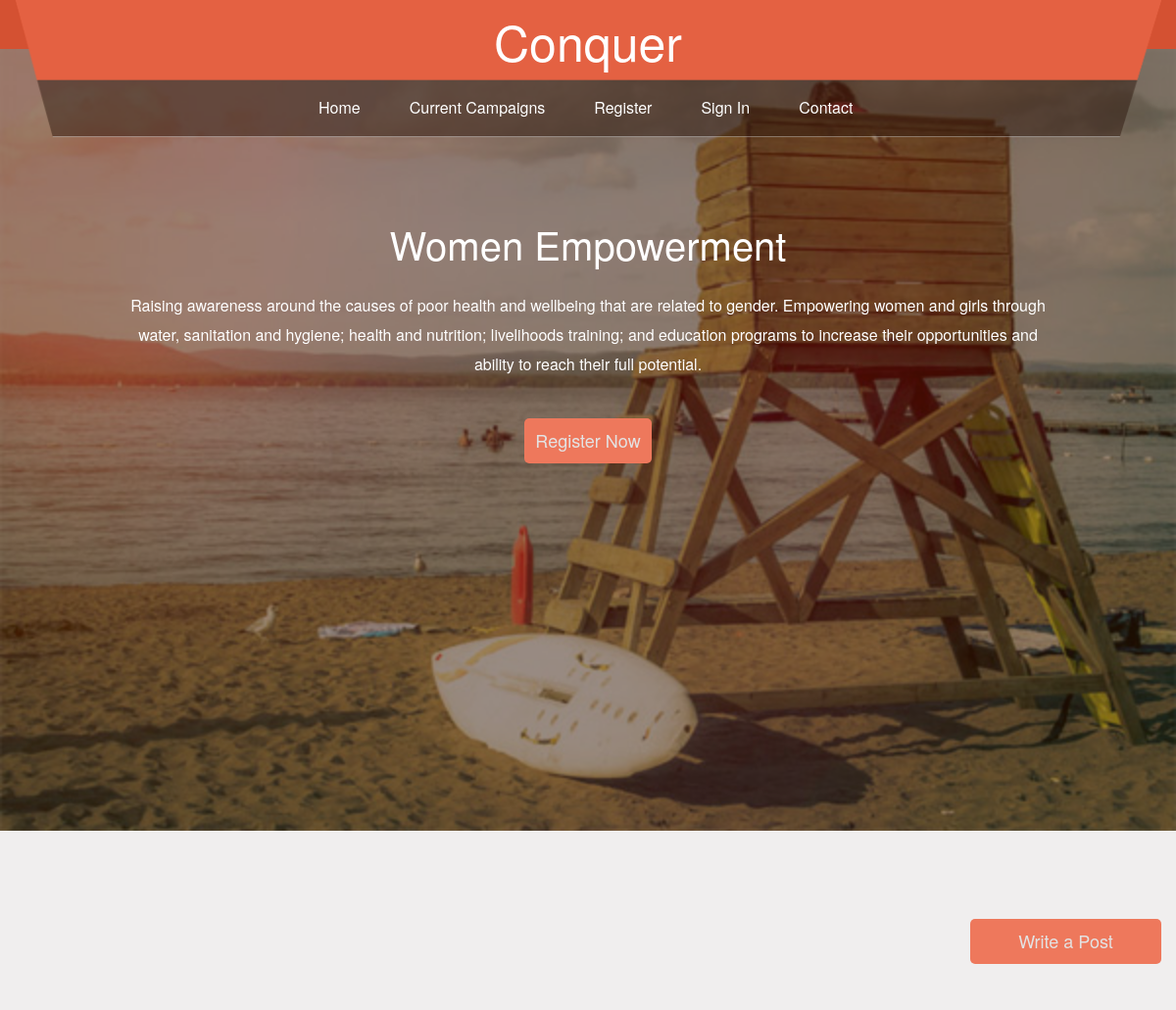
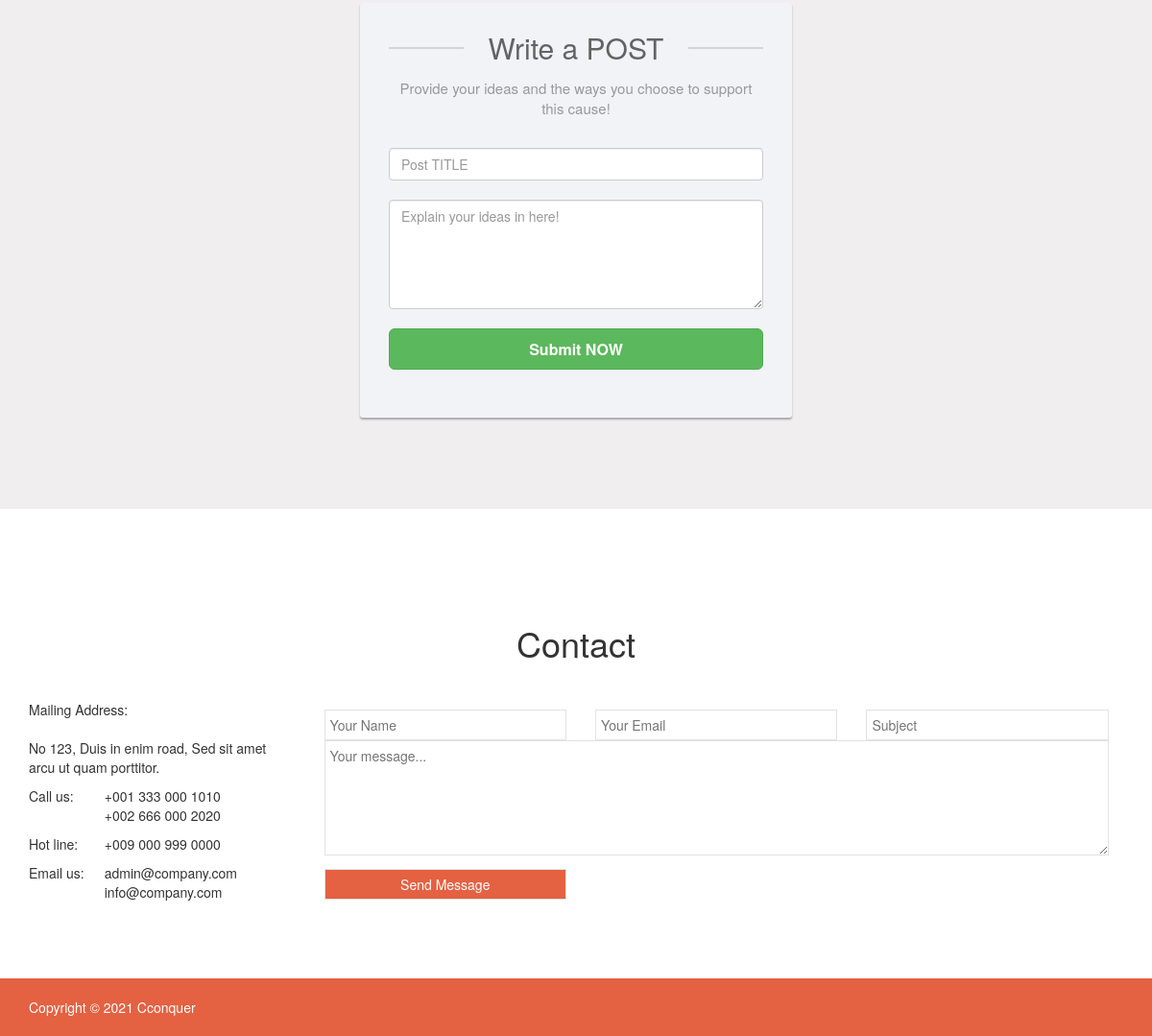
/new_post.php?id=3, run on the app's committed database (2 pictures, top to bottom).
### tables this page shows
CREATE TABLE `tb_camp` (
  `camp_id` int(10) NOT NULL,
  `camp_name` varchar(200) NOT NULL,
  `camp_desc` varchar(1000) NOT NULL,
  `camp_by` varchar(10) NOT NULL,
  `camp_photo` varchar(30) NOT NULL,
  `camp_status` varchar(50) NOT NULL,
  `camp_date` date NOT NULL
);

### new_post.php (the view, shortened to what this page needs)
<?php
include('include/header_s.php');
include('config.php');
?>
      </div>
    </div>
  </div>
  <div class="templatemo_headerimage">
    <div class="flexslider">
      <ul class="slides">
        <li><img src="images/slider/1.jpg" alt="Slide 1"></li>
      </ul>
    </div>
  </div>
  <?php
    $idd = $_GET["id"];
      $query = "SELECT * FROM `tb_camp` WHERE camp_id = $idd";
      $result = mysqli_query($con, $query);
      while($row = $result->fetch_assoc()){
      ?>
  <div class="slider-caption">
    <div class="templatemo_homewrapper">
      <div class="templatemo_hometitle"><?php echo $row['camp_name']; ?></div>
      <div class="templatemo_hometext"><?php echo $row['camp_desc']; ?></div>
      <div class="templatemo_homebutton"><?php if($_SESSION['logged_in'] == TRUE) {  ?><a href="follow.php">FOLLOW</a><?php } else { ?><a href="register.php">Register Now</a><?php } ?></div>
      </div>
  </div>
  <?php } ?>
<div class="templatemo_servicewrapper" id="templatemo_service_page">
  <div class="container">
  <div class="row"><div class="col-md-10"></div><div class="templatemo_homebutton col-md-2"><a href="new_post.php">Write a Post</a></div></div>
  <div class="row">
    <div class="signup-form">
    <form name="register" action="setup.php" method="POST" enctype="multipart/form-data">
		<h2>Write a POST</h2>
		<p class="hint-text">Provide your ideas and the ways you choose to support this cause!</p>
        <div class="form-group">
        	<input type="text" class="form-control" name="post_title" placeholder="Post TITLE" required="required">
        </div>
        <div class="form-group">
        	<textarea type="" rows="5" class="form-control" name="post_desc" placeholder="Explain your ideas in here!" required="required"></textarea>
        </div>
		<div class="form-group">
            <button type="submit" name="new_post" class="btn btn-success btn-lg btn-block">Submit NOW</button>
        </div>
    </form>
</div>
    </div>
    </div>
  </div>
<?php include('include/footer.php'); ?>
<link href="//netdna.bootstrapcdn.com/bootstrap/3.2.0/css/bootstrap.min.css" rel="stylesheet" id="bootstrap-css">
<link rel="stylesheet" href="http://cdnjs.cloudflare.com/ajax/libs/font-awesome/4.1.0/css/font-awesome.min.css"/>

### css/templatemo_misc.css (style rules this page uses)
.slides,.flex-control-nav,.flex-direction-nav { margin:0; padding:0; list-style:none; }
.flexslider { margin:0; padding:0; }
.flexslider .slides > li { display:none; -webkit-backface-visibility:hidden; }
.slides:after { content:"\0020"; display:block; clear:both; visibility:hidden; line-height:0; height:0; }
.flexslider { margin:0 0 60px; background:#fff; position:relative; zoom:1; }
.flexslider .slides { zoom:1; }

### css/templatemo_style.css (style rules this page uses)
body { font:14px/1.85em 'Open Sans',Arial,Helvetice Neue,sans-serif; color:#888888; font-weight:300; font-style:normal; -webkit-font-smoothing:antialiased; -webkit-text-size-adjust:100%; }
a,a:hover,a:focus { text-decoration:none; -webkit-transition:all 150ms ease-in; -moz-transition:all 150ms ease-in; -o-transition:all 150ms ease-in; transition:all 150ms ease-in; }
h1,h2,h3,h4,h5,h6 { font-family:'Open Sans',Arial,Helvetice Neue,sans-serif; }
.templatemo_headerimage { width:100%; margin-top:50px; position:relative; }
.templatemo_hometitle { text-align:center; margin-bottom:20px; }
.templatemo_hometext { text-align:center; margin:0 auto; }
.templatemo_homebutton { background:#ee785c; padding:15px 0; text-align:center; font-size:20px; border-radius:5px; width:150px; color:#e3e3e3; }
.templatemo_homebutton a { color:#e3e3e3; }
.templatemo_servicewrapper { background:#f0eeee; padding:50px 0 50px 0; width:100%; text-align:center; }
.templatemo_contactwrapper input,textarea { width:100%; border:1px solid #e2e2e2; margin-top:10px; padding:5px; }
.flexslider ul { padding:0; }
.flexslider ul li { padding:0; }
.slider-caption { position:absolute; vertical-align:middle; width:100%; text-align:center; z-index:8; color:#fff; top:180px; }
.flexslider { background-color:#371604; overflow:hidden; margin:0; }
@media (min-width:768px) { .templatemo_headerimage { margin-top:35px; } }
@media (min-width:992px) { .templatemo_headerimage { margin-top:50px; } }
@media (min-width:992px) { .templatemo_homewrapper { display:block; } }
@media (min-width:992px) { .templatemo_homewrapper { top:0%; width:100%; } }
@media (min-width:992px) { .templatemo_hometitle { font-size:26px; margin-top:10px; } }
@media (min-width:992px) { .templatemo_hometext { text-align:center; font-size:16px; margin:0 auto; width:90%; } }
@media (min-width:992px) { .templatemo_homebutton { margin:40px auto 0 auto; padding:10px 0; font-size:18px; width:130px; } }
@media (min-width:1200px) { .templatemo_homewrapper { top:0%; width:100%; } }
@media (min-width:1200px) { .templatemo_hometitle { font-size:40px; margin-top:40px; } }
@media (min-width:1200px) { .templatemo_hometext { text-align:center; font-size:16px; margin:0 auto; width:80%; line-height:30px; } }
@media (min-width:1200px) { .templatemo_homebutton { margin:40px auto 20px auto; font-size:18px; } }

### css/styles.css (style rules this page uses)
ol,ul { list-style:none; }
input,textarea { -webkit-font-smoothing:antialiased; -webkit-text-size-adjust:100%; -ms-text-size-adjust:100%; -webkit-box-sizing:border-box; -moz-box-sizing:border-box; box-sizing:border-box; outline:none; }

### new_post.php (style rules this page uses)
.signup-form h2:before, .signup-form h2:after { width: 20% !important; }
body { color: #fff; background: #63738a; font-family: 'Roboto', sans-serif; }
.form-control { height: 40px; box-shadow: none; color: #969fa4; }
.form-control, .btn { border-radius: 3px; }
.signup-form { width: 450px; margin: 0 auto; padding: 30px 0; font-size: 15px; }
.signup-form h2 { color: #636363; margin: 0 0 15px; position: relative; text-align: center; }
.signup-form h2:before, .signup-form h2:after { content: ""; height: 2px; width: 30%; background: #d4d4d4; position: absolute; top: 50%; z-index: 2; }
.signup-form h2:before { left: 0; }
.signup-form h2:after { right: 0; }
.signup-form .hint-text { color: #999; margin-bottom: 30px; text-align: center; }
.signup-form form { color: #999; border-radius: 3px; margin-bottom: 15px; background: #f2f3f7; box-shadow: 0px 2px 2px rgba(0, 0, 0, 0.3); padding: 30px; }
.signup-form .form-group { margin-bottom: 20px; }
.signup-form .btn { font-size: 16px; font-weight: bold; min-width: 140px; outline: none !important; }

### data on the page
tb_camp: camp_name "Women Empowerment", camp_desc "Raising awareness around the causes of poor health and wellbeing that are related to gender. Empowering women and girls through water, sanitation and hygiene; health and nutrition; livelihoods training; and education programs to increase their opportunities and ability to reach their full potential."
